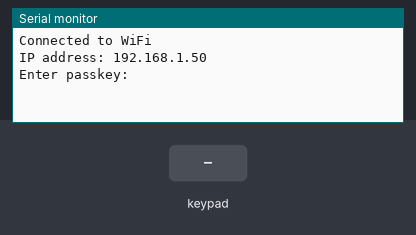
The sketch below on a simulated ESP8266 (NodeMCU). On the bench: the last lines printed to the serial monitor. Inputs (shaded band) come from the test bench. WiFi joins after 1.5 s; servers stay silent unless stated.

Above: at 2.7 s.
2.8 s: key '1' pressed
At 3.4 s:
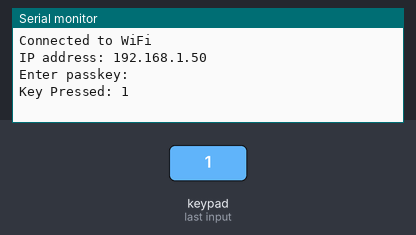
4.3 s: keypad keys 1 2 3 4 # pressed 0.4 s apart
At 7.3 s:
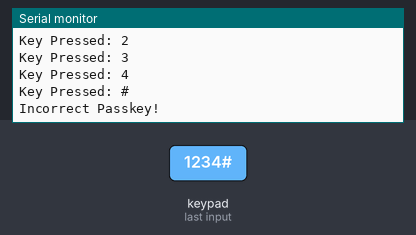
7.8 s: key '*' pressed
At 8.8 s:
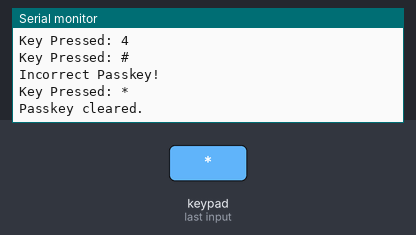
9.3 s: keypad keys 1 2 3 4 # pressed 0.4 s apart
At 11.7 s:
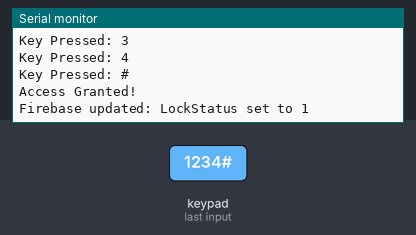
Timing chart, 0 to 13.2 s (numbered marks = the images above; inputs shaded):
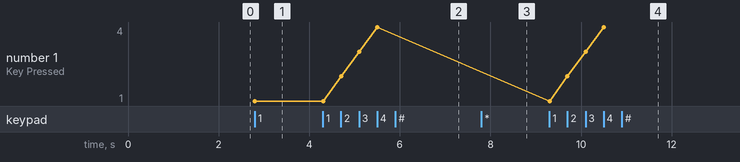

Measured:
- after the input at 2.8 s, the serial monitor: prints a new line at once (image 1)
- after the input at 4.3 s, the serial monitor: prints a new line after 0.40 s (image 2)
- after the input at 7.8 s, the serial monitor: prints a new line at once (image 3)
- after the input at 9.3 s, the serial monitor: prints a new line at once (image 4)
- plotted number 1: 1 → 4 after the input at 4.3 s

The sketch:

smartlock-keypad.ino
```cpp
// Undefine HIGH before including Keypad.h to avoid conflicts
#undef HIGH
#include <SPI.h>
#include <Keypad.h>  // Include Keypad library after undefining HIGH
#include "connection.h"  // Assumes this file contains connectToWiFi() and connectToFirebase() functions
#include <FirebaseESP8266.h>  // Include Firebase ESP8266 library
#define HIGH 0x1  // Redefine HIGH back to its correct value for general use

FirebaseData firebaseData;  // Create an instance of FirebaseData

const byte ROWS = 4;  // Four rows
const byte COLS = 3;  // Three columns

// Define the symbols on the buttons of the keypad (for a 4x3 keypad)
char hexaKeys[ROWS][COLS] = {
  {'1', '2', '3'},
  {'4', '5', '6'},
  {'7', '8', '9'},
  {'*', '0', '#'}
};

// Define ESP8266 GPIO pins for rows and columns
byte rowPins[ROWS] = {D1, D2, D5, D6};  // GPIO5, GPIO4, GPIO12, GPIO14 (D1, D2, D5, D6 on ESP8266)
byte colPins[COLS] = {D3, D4, D7};     // GPIO0, GPIO2, GPIO13 (D3, D4, D7 on ESP8266)

// Initialize an instance of the Keypad class
Keypad customKeypad = Keypad(makeKeymap(hexaKeys), rowPins, colPins, ROWS, COLS);

// Define the static passkey to check against (for example, "1234")
String savedPasskey = "1234";
String enteredPasskey = "";  // To store the entered passkey

void setup() {
  connectToWiFi();
  connectToFirebase();

  Serial.begin(9600);  // Start serial communication at 9600 baud
  Serial.println("Enter passkey:");
}

void loop() {
  char customKey = customKeypad.getKey();  // Get the key pressed

  if (customKey) {
    // Print the pressed key
    Serial.print("Key Pressed: ");
    Serial.println(customKey);

    // If user presses the '#' key, check the entered passkey
    if (customKey == '#') {
      checkPasskey();
      enteredPasskey = "";  // Clear entered passkey after checking
    }
    // If the '*' key is pressed, clear the entered passkey
    else if (customKey == '*') {
      enteredPasskey = "";  // Clear entered passkey
      Serial.println("Passkey cleared.");
    }
    // Add the pressed key to the entered passkey
    else {
      enteredPasskey += customKey;
    }
  }
}

void checkPasskey() {
  // Compare entered passkey with saved passkey
  if (enteredPasskey == savedPasskey) {
    Serial.println("Access Granted!");  // If passkey is correct

    // Set LockStatus to 1 in Firebase
    if (Firebase.setInt(firebaseData, "/LockStatus", 1)) {
      Serial.println("Firebase updated: LockStatus set to 1");
    } else {
      Serial.print("Firebase update failed: ");
      Serial.println(firebaseData.errorReason());
    }

    // Wait for 2 seconds
    delay(2000);

    // Set LockStatus back to 0 in Firebase after 2 seconds
    if (Firebase.setInt(firebaseData, "/LockStatus", 0)) {
      Serial.println("Firebase updated: LockStatus set to 0");
    } else {
      Serial.print("Firebase update failed: ");
      Serial.println(firebaseData.errorReason());
    }

  } else {
    Serial.println("Incorrect Passkey!");  // If passkey is incorrect
  }
}
```

connection.h
```cpp
#ifndef FIREBASE_CONNECTION_H
#define FIREBASE_CONNECTION_H


#include <WiFiManager.h> // Include the WiFiManager library
#include <FirebaseESP8266.h>

#define FIREBASE_HOST "https://qbytedoor-default-rtdb.firebaseio.com/"
#define FIREBASE_AUTH "tZAOyhyoMo2LwJuMwbjVrpKuk07bqPjI04szmYtz"


// Forward declaration
void saveConfigCallback();

void connectToWiFi() {
  // Create an instance of WiFiManager
  WiFiManager wifiManager;


  // Set callback functions to handle saving custom parameters
  wifiManager.setSaveConfigCallback(saveConfigCallback);
  wifiManager.autoConnect("Smart Door Lock- keypad");

  // Try to connect to previously saved WiFi credentials
  if (!wifiManager.autoConnect()) {
    // Reset and try again
    ESP.reset();
    delay(5000);
  }


  // If connected, print the assigned IP address
  Serial.println("Connected to WiFi");
  Serial.print("IP address: ");
  Serial.println(WiFi.localIP());
}


void connectToFirebase() {
  Firebase.begin(FIREBASE_HOST, FIREBASE_AUTH);
  Firebase.reconnectWiFi(true);


}

void saveConfigCallback() {
  // Called when WiFiManager enters configuration mode to save custom parameters
  Serial.println("Configuring WiFi...");
  // You can add custom logic here to save the WiFi credentials to EEPROM or any other storage
}


#endif
```
